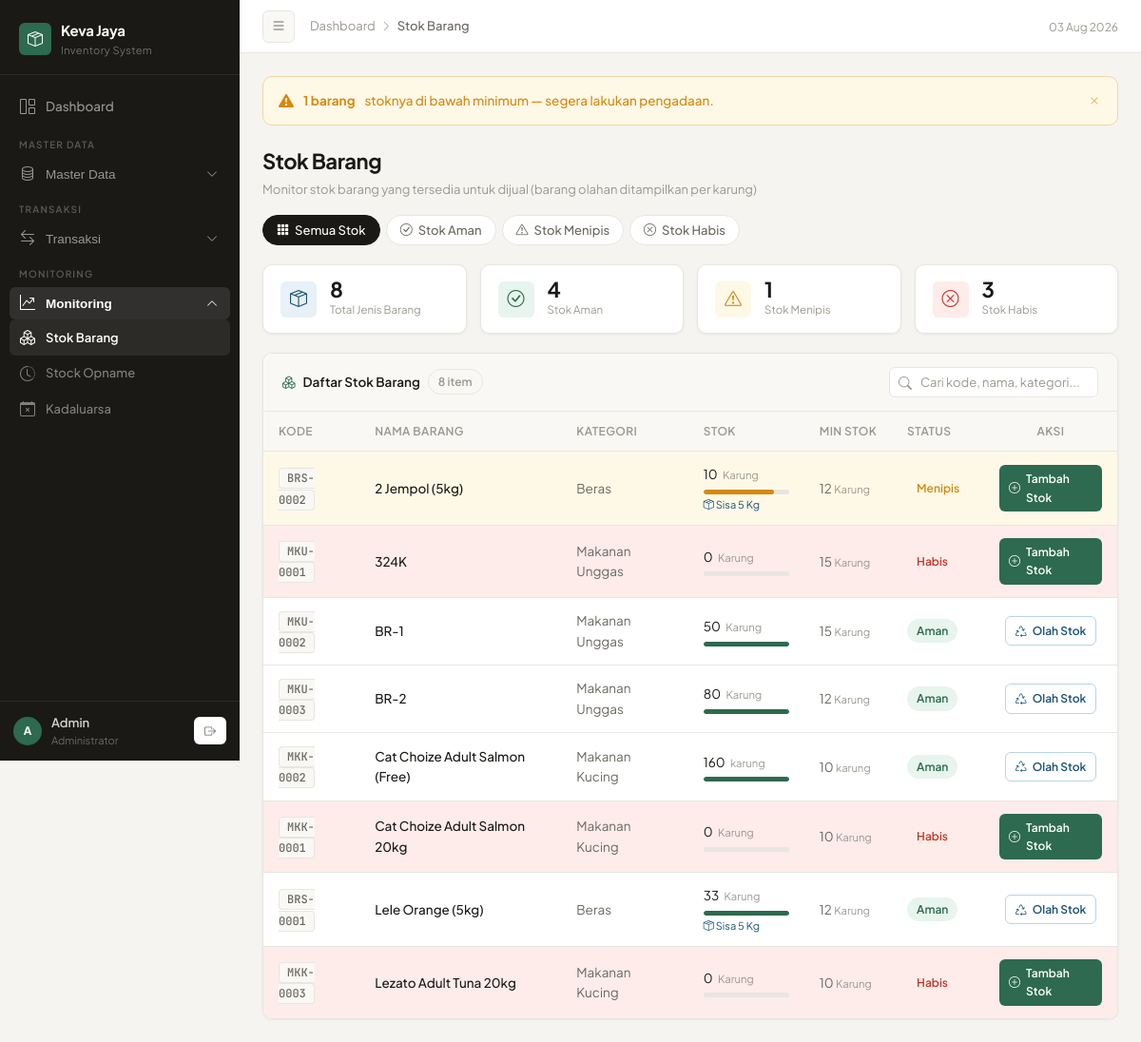
The app's page /admin/stok.php (signed in) with its own data.
### tables this page shows
CREATE TABLE `barang` (
  `id_barang` int(11) NOT NULL,
  `kode_barang` varchar(50) DEFAULT NULL,
  `nama_barang` varchar(200) NOT NULL,
  `kategori` varchar(100) DEFAULT NULL,
  `kategori_id` int(11) DEFAULT NULL,
  `satuan` varchar(20) DEFAULT NULL,
  `satuan_besar` varchar(20) DEFAULT NULL,
  `stok` int(11) DEFAULT 0,
  `stok_besar` int(11) NOT NULL DEFAULT 0,
  `sisa_karung_kg` int(11) NOT NULL DEFAULT 0,
  `stok_rusak` int(11) DEFAULT 0,
  `min_stok` int(11) DEFAULT 0,
  `tanggal_kadaluarsa` date DEFAULT NULL,
  `gambar` varchar(255) DEFAULT NULL,
  `created_at` timestamp NOT NULL DEFAULT current_timestamp(),
  `status` enum('aktif','nonaktif') DEFAULT 'aktif',
  `deleted_at` datetime DEFAULT NULL,
  `supplier_id` int(11) DEFAULT NULL,
  `total_rusak` int(11) NOT NULL DEFAULT 0
);

### admin/stok.php (the view, shortened to what this page needs)
<?php
global $conn;
function fmtQty($val) {
    return rtrim(rtrim(number_format((float)$val, 2, ',', '.'), '0'), ',');
}
function hitungStatusBarang($row) {
    $stok        = (float)$row['stok'];
    $min         = (float)$row['min_stok'];
    $stok_besar  = (float)$row['stok_besar'];
    $sisa_karung = (float)$row['sisa_karung_kg'];
    $is_olahan   = !empty($row['satuan_besar']);
    if ($is_olahan) {
        $main_qty  = $stok_besar;
        $main_unit = $row['satuan_besar'];
        $sisa_kg   = $stok + $sisa_karung;
        if ($main_qty <= 0) {
            if ($sisa_kg > 0) {
                $status = 'sisa_kg';
                $label  = 'Karung Habis, Ada Sisa';
                $badge  = 'badge-terjebak';
            } else {
                $status = 'habis';
                $label  = 'Habis';
                $badge  = 'badge-habis';
            }
            $tr      = ($status === 'sisa_kg') ? 'tr-info' : 'tr-danger';
            $pbClass = 'pb-red';
        } elseif ($main_qty < $min) {
            $status  = 'menipis';
            $label   = 'Menipis';
            $badge   = 'badge-tipis';
            $tr      = 'tr-warning';
            $pbClass = 'pb-orange';
        } else {
            $status  = 'aman';
            $label   = 'Aman';
            $badge   = 'badge-aman';
            $tr      = '';
            $pbClass = 'pb-green';
        }
    }
    $pct = $min > 0 ? min(100, round(($main_qty / $min) * 100)) : 100;
    return [
        'status'    => $status,
        'label'     => $label,
        'badge'     => $badge,
        'tr'        => $tr,
        'pbClass'   => $pbClass,
        'pct'       => $pct,
        'is_olahan' => $is_olahan,
        'main_qty'  => $main_qty,
        'main_unit' => $main_unit,
        'min'       => $min,
        'min_unit'  => $is_olahan ? $row['satuan_besar'] : $row['satuan'],
        'sisa_kg'   => $sisa_kg,
        'sisa_unit' => $row['satuan'],
        'ada_karung'=> $is_olahan && ($stok_besar > 0 || $sisa_karung > 0),
    ];
}
$filter = $_GET['filter'] ?? 'semua';
$query = "
    SELECT
        b.id_barang,
        b.kode_barang,
        b.nama_barang,
        b.kategori,
        b.satuan,
        b.satuan_besar,
        b.min_stok,
        b.stok,
        b.stok_besar,
        b.sisa_karung_kg
    FROM barang b
    ORDER BY b.nama_barang ASC
";
$result = $conn->query($query);
$total_item     = 0;
$total_aman     = 0;
$total_menipis  = 0;
$total_habis    = 0;
$total_terjebak = 0;
$all_rows       = [];
while ($row = $result->fetch_assoc()) {
    $total_item++;
    $st = hitungStatusBarang($row);
    $row['_status'] = $st;
    $all_rows[] = $row;
    if ($st['status'] === 'aman') {
        $total_aman++;
    } elseif ($st['status'] === 'menipis') {
        $total_menipis++;
    } else {
        $total_habis++;
    }
}
$rows_data = array_values(array_filter($all_rows, function($row) use ($filter) {
    $status = $row['_status']['status'];
    if ($filter === 'aman')    return $status === 'aman';
    if ($filter === 'menipis') return $status === 'menipis';
    if ($filter === 'habis')   return in_array($status, ['habis', 'sisa_kg']);
    return true;
}));
?>
<!DOCTYPE html>
<html lang="id">
<head>
    <link rel="stylesheet" href="https://cdn.jsdelivr.net/npm/bootstrap-icons@1.11.3/font/bootstrap-icons.min.css">
</head>
<body>
<aside class="sidebar" id="sidebar">
    <div class="sidebar-brand">
        <div class="brand-logo">
            <div class="brand-icon"><i class="bi bi-box-seam"></i></div>
            <div><div class="brand-name">Keva Jaya</div><div class="brand-sub">Inventory System</div></div>
        </div>
    </div>
    <nav class="sidebar-nav">
        <ul style="list-style:none;padding:0;">
            <li class="nav-item"><a href="dashboard.php" class="nav-link <?= basename($_SERVER['PHP_SELF'])=='dashboard.php'?'active':'' ?>"><i class="bi bi-grid-1x2"></i> Dashboard</a></li>
            <div class="nav-section-label">Master Data</div>
            <li class="nav-item">
                <button class="nav-link" onclick="toggleNav('navMaster',this)" aria-expanded="false">
                    <i class="bi bi-database"></i> Master Data <i class="bi bi-chevron-down chevron"></i>
                </button>
            </li>
            <div class="nav-section-label">Transaksi</div>
            <li class="nav-item">
                <button class="nav-link" onclick="toggleNav('navTransaksi',this)" aria-expanded="false">
                    <i class="bi bi-arrow-left-right"></i> Transaksi <i class="bi bi-chevron-down chevron"></i>
                </button>
            </li>
            <div class="nav-section-label">Monitoring</div>
            <li class="nav-item">
                <button class="nav-link active" onclick="toggleNav('navMonitor',this)" aria-expanded="true">
                    <i class="bi bi-graph-up-arrow"></i> Monitoring <i class="bi bi-chevron-down chevron"></i>
                </button>
                <ul id="navMonitor" class="nav-sub" style="list-style:none;padding:0;">
                    <li><a href="stok.php" class="nav-link active"><i class="bi bi-boxes"></i> Stok Barang</a></li>
                    <li><a href="stock_mutasi.php" class="nav-link"><i class="bi bi-clock-history"></i> Stock Opname</a></li>
                    <li><a href="kadaluarsa.php" class="nav-link"><i class="bi bi-calendar-x"></i> Kadaluarsa</a></li>
                </ul>
            </li>
        </ul>
    </nav>
    <div class="sidebar-footer">
        <div class="user-card">
            <div class="user-avatar">A</div>
            <div>
                <div class="user-name"><?= htmlspecialchars($_SESSION['username'] ?? 'Admin') ?></div>
                <div class="user-role">Administrator</div>
            </div>
            <a href="../logout.php" class="btn-sm" style="margin-left:auto;border:none;" data-tooltip="Logout">
                <i class="bi bi-box-arrow-right"></i>
            </a>
        </div>
    </div>
</aside>
<div class="main" id="main">
    <header class="topbar">
        <button class="btn-toggle" id="sidebarToggle"><i class="bi bi-list"></i></button>
        <div class="breadcrumb-bar">
            <a href="dashboard.php">Dashboard</a>
            <i class="bi bi-chevron-right"></i>
            <span>Stok Barang</span>
        </div>
        <div class="topbar-right">
            <span style="font-size:12px;color:var(--text-muted);"><?= date('d M Y') ?></span>
        </div>
    </header>
    <div class="page-body">
        <?php if ($total_menipis > 0): ?>
        <div class="alert alert-warning">
            <i class="bi bi-exclamation-triangle-fill"></i>
            <strong><?= $total_menipis ?> barang</strong> stoknya di bawah minimum — segera lakukan pengadaan.
            <i class="bi bi-x alert-close" onclick="this.closest('.alert').remove()"></i>
        </div>
        <?php endif; ?>
        <div class="page-header">
            <div>
                <div class="page-title">Stok Barang</div>
                <div class="page-subtitle">Monitor stok barang yang tersedia untuk dijual (barang olahan ditampilkan per karung)</div>
            </div>
            <div class="filter-tabs">
                <a href="?filter=semua" class="filter-tab <?= $filter==='semua' ? 'active' : '' ?>">
                    <i class="bi bi-grid-3x3-gap-fill"></i> Semua Stok
                </a>
                <a href="?filter=aman" class="filter-tab <?= $filter==='aman' ? 'active' : '' ?>">
                    <i class="bi bi-check-circle"></i> Stok Aman
                </a>
                <a href="?filter=menipis" class="filter-tab <?= $filter==='menipis' ? 'active' : '' ?>">
                    <i class="bi bi-exclamation-triangle"></i> Stok Menipis
                </a>
                <a href="?filter=habis" class="filter-tab <?= $filter==='habis' ? 'active' : '' ?>">
                    <i class="bi bi-x-circle"></i> Stok Habis
                </a>
            </div>
        </div>
        <div class="stat-row">
            <div class="stat-mini">
                <div class="stat-mini-icon blue"><i class="bi bi-box-seam"></i></div>
                <div>
                    <div class="stat-mini-val"><?= $total_item ?></div>
                    <div class="stat-mini-lbl">Total Jenis Barang</div>
                </div>
            </div>
            <div class="stat-mini">
                <div class="stat-mini-icon green"><i class="bi bi-check-circle"></i></div>
                <div>
                    <div class="stat-mini-val"><?= $total_aman ?></div>
                    <div class="stat-mini-lbl">Stok Aman</div>
                </div>
            </div>
            <div class="stat-mini">
                <div class="stat-mini-icon orange"><i class="bi bi-exclamation-triangle"></i></div>
                <div>
                    <div class="stat-mini-val"><?= $total_menipis ?></div>
                    <div class="stat-mini-lbl">Stok Menipis</div>
                </div>
            </div>
            <div class="stat-mini">
                <div class="stat-mini-icon red"><i class="bi bi-x-circle"></i></div>
                <div>
                    <div class="stat-mini-val"><?= $total_habis ?></div>
                    <div class="stat-mini-lbl">Stok Habis<?= $total_terjebak > 0 ? " ({$total_terjebak} masih ada sisa kg)" : '' ?></div>
                </div>
            </div>
        </div>
        <div class="card">
            <div class="card-head">
                <div class="card-head-title">
                    <i class="bi bi-boxes"></i>
                    Daftar Stok Barang
                    <span class="row-count" id="rowCount"></span>
                </div>
                <div class="search-wrap">
                    <input type="text" class="search-input" id="searchInput" placeholder="Cari kode, nama, kategori...">
                </div>
            </div>
            <div class="table-wrap">
                <table>
                    <thead>
                        <tr>
                            <th>Kode</th>
                            <th>Nama Barang</th>
                            <th>Kategori</th>
                            <th>Stok</th>
                            <th>Min Stok</th>
                            <th>Status</th>
                            <th style="text-align:center;">Aksi</th>
                        </tr>
                    </thead>
                    <tbody id="tableBody">
                        <?php if (!empty($rows_data)): ?>
                            <?php foreach ($rows_data as $row):
                                $st = $row['_status'];
                            ?>
                            <tr class="<?= $st['tr'] ?>" data-id="<?= $row['id_barang'] ?>">
                                <td><span class="kode-text"><?= htmlspecialchars($row['kode_barang']) ?></span></td>
                                <td style="font-weight:500;"><?= htmlspecialchars($row['nama_barang']) ?></td>
                                <td><span style="color:var(--text-secondary);"><?= htmlspecialchars($row['kategori'] ?? '—') ?></span></td>
                                <td>
                                    <span class="stok-num"><?= fmtQty($st['main_qty']) ?></span>
                                    <small style="color:var(--text-muted);margin-left:3px;"><?= htmlspecialchars($st['main_unit']) ?></small>
                                    <div class="progress">
                                        <div class="progress-bar <?= $st['pbClass'] ?>" style="width:<?= $st['pct'] ?>%"></div>
                                    </div>
                                    <?php if ($st['is_olahan'] && $st['sisa_kg'] > 0): ?>
                                        <span class="sub-note">
                                            <i class="bi bi-box-seam"></i>
                                            Sisa <?= fmtQty($st['sisa_kg']) ?> <?= htmlspecialchars($st['sisa_unit']) ?>
                                        </span>
                                    <?php endif; ?>
                                </td>
                                <td>
                                    <span style="color:var(--text-secondary);"><?= fmtQty($st['min']) ?></span>
                                    <small style="color:var(--text-muted);"> <?= htmlspecialchars($st['min_unit']) ?></small>
                                </td>
                                <td><span class="badge-stok <?= $st['badge'] ?>"><?= $st['label'] ?></span></td>
                                <td>
                                    <div style="display:flex;gap:6px;justify-content:center;flex-wrap:wrap;">
                                        <?php if ($st['status'] === 'aman'): ?>
                                            <a href="olah_stok.php?id=<?= $row['id_barang'] ?>" class="btn-info-outline" style="font-size:12px;padding:5px 10px;">
                                                <i class="bi bi-recycle"></i> Olah Stok
                                            </a>
                                        <?php else: ?>
                                            <a href="barang_masuk.php?barang_id=<?= $row['id_barang'] ?>" class="btn-primary" style="font-size:12px;padding:5px 10px;">
                                                <i class="bi bi-plus-circle"></i> Tambah Stok
                                            </a>
                                        <?php endif; ?>
                                    </div>
                                </td>
                            </tr>
                            <?php endforeach; ?>
                        <?php endif; ?>
                    </tbody>
                </table>
            </div>
        </div>
    </div>
</div>
</body>
</html>

### records on screen
barang: kode_barang "BRS-0002", nama_barang "2 Jempol (5kg)", kategori "Beras", main_qty "10", $st['pct'] 83 (drawn), label "Menipis"
barang: satuan_besar "Karung", stok "5", satuan "Kg", min_stok "12", kode_barang "BRS-0001", nama_barang "Lele Orange (5kg)", kategori "Beras", stok_besar "33", $st['pct'] 100 (drawn), label "Aman"
barang: kode_barang "MKU-0001", nama_barang "324K", kategori "Makanan Unggas", main_qty "0", main_unit "Karung", min "15", min_unit "Karung", label "Habis"
barang: kode_barang "MKU-0002", nama_barang "BR-1", kategori "Makanan Unggas", main_qty "50", main_unit "Karung", $st['pct'] 100 (drawn), min "15", min_unit "Karung", label "Aman"
barang: kode_barang "MKU-0003", nama_barang "BR-2", kategori "Makanan Unggas", main_qty "80", $st['pct'] 100 (drawn), label "Aman"
barang: kode_barang "MKK-0002", nama_barang "Cat Choize Adult Salmon (Free)", kategori "Makanan Kucing", stok_besar "160", satuan_besar "karung", $st['pct'] 100 (drawn), min_stok "10", label "Aman"
barang: kode_barang "MKK-0001", nama_barang "Cat Choize Adult Salmon 20kg", kategori "Makanan Kucing", main_qty "0", main_unit "Karung", min "10", min_unit "Karung", label "Habis"
barang: kode_barang "MKK-0003", nama_barang "Lezato Adult Tuna 20kg", kategori "Makanan Kucing", main_qty "0", main_unit "Karung", min "10", min_unit "Karung", label "Habis"

### other values on screen
$_SESSION['username'] "Admin"
$total_menipis "1"
$total_item "8"
$total_aman "4"
$total_habis "3"
